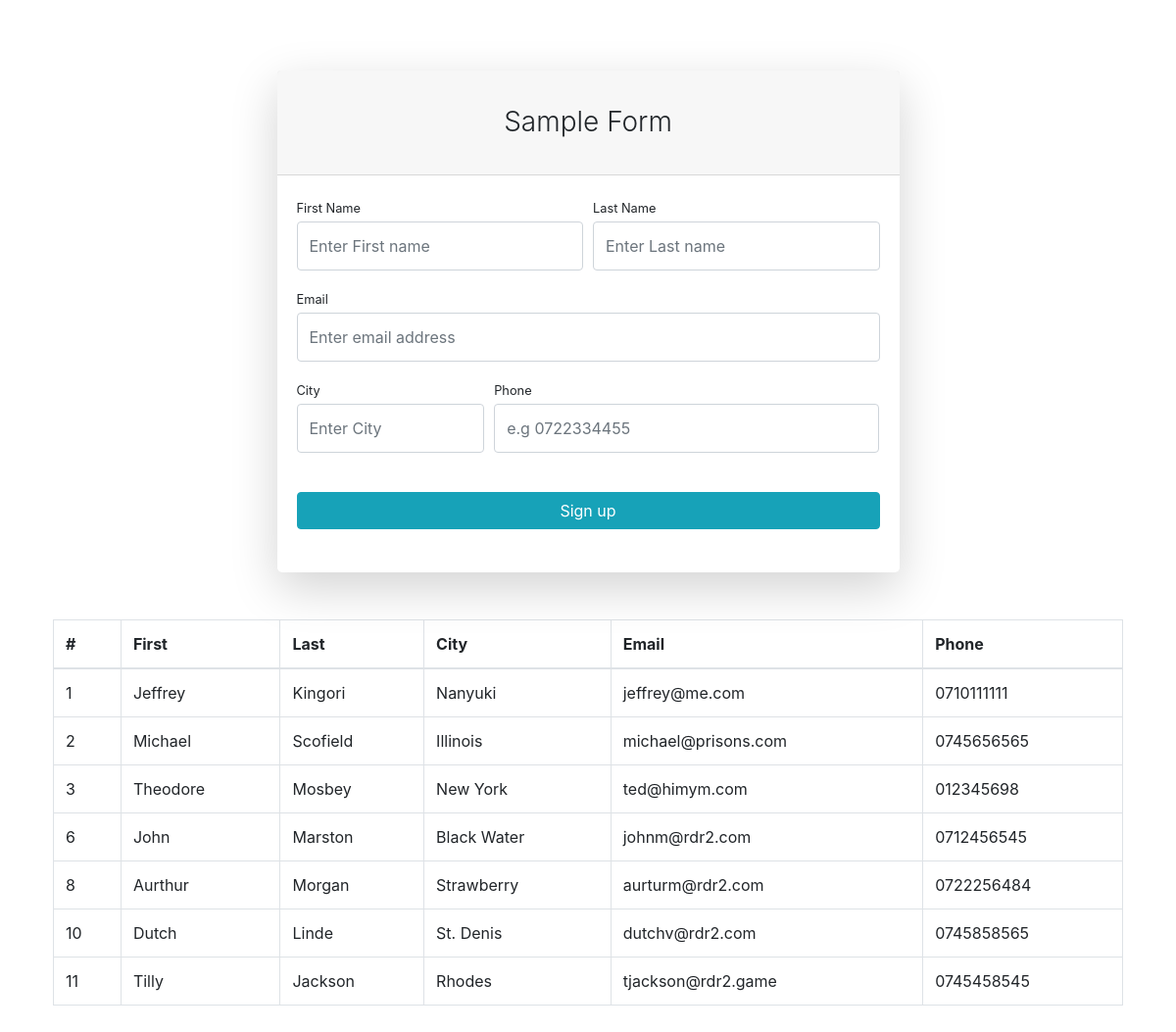
Page /lab1.php on the committed database.
### tables this page shows
CREATE TABLE `user` (
  `id` int(11) NOT NULL,
  `first_name` varchar(32) NOT NULL,
  `last_name` varchar(32) NOT NULL,
  `user_email` varchar(100) NOT NULL,
  `user_phone` varchar(10) NOT NULL,
  `user_city` varchar(32) NOT NULL
);

### user.php (called while the page is built, shortened)
<?php
require_once "DBConnector.php";
Class User implements Crud{
    public static function readAll(){
        $sql = "SELECT * FROM `user`";
        $DBConnector = new DBConnector;
        $res = mysqli_query($DBConnector->conn, $sql);
        return $res;
    }
}
?>

### DBConnector.php (called while the page is built, shortened)
<?php
class DBConnector{
    function __construct(){
        $this->conn = new mysqli(DB_SERVER, DB_USER, DB_PASS, DB_NAME) or die("Connect failed: %s\n". $conn -> error);
    }
}
?>

### lab1.php (the view, shortened to what this page needs)
<?php
include_once "DBConnector.php";
include_once "user.php";
?>
<!DOCTYPE html>
<html lang="en">
<head>
  <link rel="stylesheet" href="https://stackpath.bootstrapcdn.com/bootstrap/4.3.1/css/bootstrap.min.css">
</head>
    <body>
        <div class="container">
            <div class="row justify-content-center">
                <div class="col-lg-7 m-4">
                    <div class="card shadow-lg border-0 rounded-lg mt-5">
                        <div class="card-header"><h3 class="text-center font-weight-light my-4">Sample Form</h3></div>
                        <div class="card-body">
                            <form  method="post" action="#readAllTable">
                                <div class="form-row">
                                    <div class="col-md-6">
                                        <div class="form-group"><label class="small mb-1" for="inputFirstName">First Name</label><input class="form-control py-4" id="inputFirstName" name="first_name" type="text" placeholder="Enter First name" required="true" /></div>
                                        </div>
                                    <div class="col-md-6">
                                        <div class="form-group"><label class="small mb-1" for="inputLastName">Last Name</label><input class="form-control py-4" id="inputLastName" name="last_name" type="text" placeholder="Enter Last name" required="true" /></div>
                                    </div>
                                </div>
                                <div class="form-group"><label class="small mb-1" for="inputEmailAddress">Email</label><input class="form-control py-4" id="inputEmailAddress" name="email" type="email" aria-describedby="emailHelp" placeholder="Enter email address" required="true" /></div>
                                <div class="form-row">
                                    <div class="col-md-4">
                                        <div class="form-group"><label class="small mb-1" for="inputCity">City</label><input class="form-control py-4" id="inputCity" name="city_name" type="text" placeholder="Enter City" required="true" /></div>
                                    </div>
                                    <div class="col-md-8">
                                        <div class="form-group"><label class="small mb-1" for="inputPhone">Phone</label><input class="form-control py-4" id="inputPhone" name="phone" type="text" placeholder="e.g 0722334455" required="true" /></div>
                                    </div>
                                </div>
                                <div class="form-group mt-4 mb-0"><button class="btn btn-info btn-block my-4" type="submit" name = "btn-save" value = "btn-save" >Sign up</button></div>
                            </form>
                        </div>
                    </div>
                </div>
                <div class="table-responsive m-4" id="readAllTable">
                <table class="table table-bordered table-hover">
                    <thead>
                        <tr>
                        <th scope="col">#</th>
                        <th scope="col">First</th>
                        <th scope="col">Last</th>
                        <th scope="col">City</th>
                        <th scope="col">Email</th>
                        <th scope="col">Phone</th>
                        </tr>
                    </thead>
                    <tbody>
                    <?php
                        include_once "DBConnector.php";
                        include_once "user.php";
                        $res = user::readAll();
                        while ($row = mysqli_fetch_array($res)){
                            echo "
                                <tr>
                                    <td>".$row['id']."</td>
                                    <td>".$row['first_name']."</td>
                                    <td>".$row['last_name']."</td>
                                    <td>".$row['user_city']."</td>
                                    <td>".$row['user_email']."</td>
                                    <td>".$row['user_phone']."</td>
                                </tr>
                                ";
                        }
                    ?>
                    </tbody>
                </table>
                </div>
            </div>
        </div>
    </body>
</html>

### rows in the picture
user: id "1", first_name "Jeffrey", last_name "Kingori", user_city "Nanyuki", user_email "jeffrey@me.com", user_phone "0710111111"
user: id "2", first_name "Michael", last_name "Scofield", user_city "Illinois", user_email "michael@prisons.com", user_phone "0745656565"
user: id "3", first_name "Theodore", last_name "Mosbey", user_city "New York", user_email "ted@himym.com", user_phone "012345698"
user: id "6", first_name "John", last_name "Marston", user_city "Black Water", user_email "johnm@rdr2.com", user_phone "0712456545"
user: id "8", first_name "Aurthur", last_name "Morgan", user_city "Strawberry", user_email "aurturm@rdr2.com", user_phone "0722256484"
user: id "10", first_name "Dutch", last_name "Linde", user_city "St. Denis", user_email "dutchv@rdr2.com", user_phone "0745858565"
user: id "11", first_name "Tilly", last_name "Jackson", user_city "Rhodes", user_email "tjackson@rdr2.game", user_phone "0745458545"
